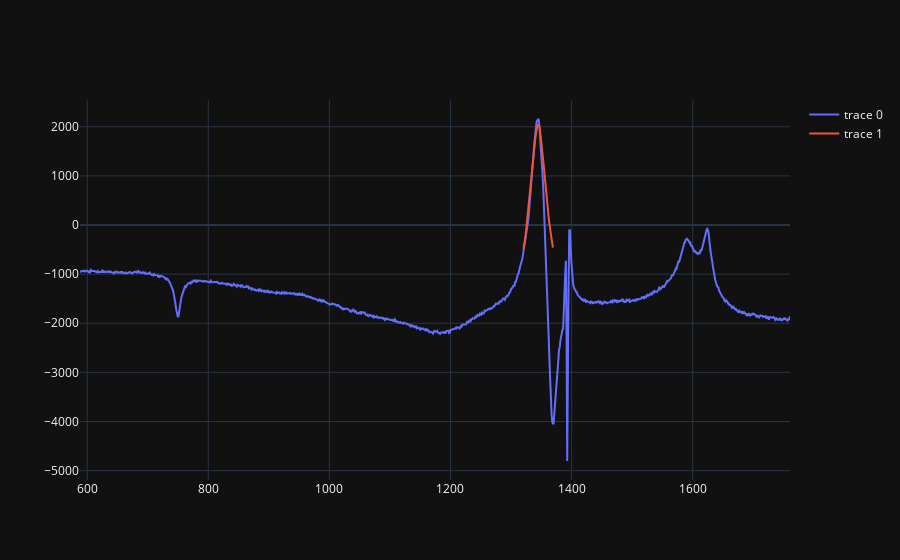

This figure's notebook cell:
### Code cell
map_a.draw_curve(lorentz, (1345, 17, 20 * 10**4, -1700), 1320, 1370, base_vector = 5)
